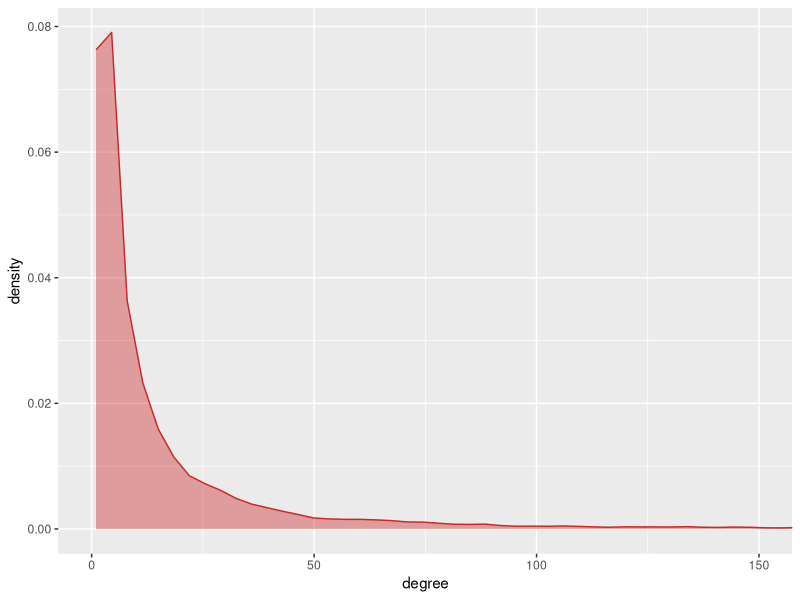

Source code (R): (Note: a time limit stopped this script after it produced the figure.)
## ---- chunk 1
library(igraph)
library(ggplot2)
library(plyr)

# read in
edge_list <- read.csv("./data/ebv_target_interactions.csv", header=FALSE)

# to matrix
edge_list <- as.matrix(edge_list)

# create graph and simplify
graph <- graph_from_edgelist(edge_list, directed=FALSE)
graph <- simplify(graph)
## ---- chunk 2
# get node degrees
degree <- degree(graph)
degree <- as.data.frame(degree)
ggplot(degree, aes(degree)) + geom_density(color="firebrick3", fill="firebrick3", alpha=0.4) + coord_cartesian(xlim=c(0,150))
## ---- chunk 3
temp_df <- data.frame(rownames(degree), c(degree$degree))
names(temp_df) <- c("gene", "degree")
temp_df <- temp_df[order(-temp_df$degree),]
knitr::kable(head(temp_df, n=10), row.names=FALSE)
## ---- chunk 4
set.seed(42)
communities <- cluster_infomap(graph, nb.trials=10)
membership <- cbind(V(graph)$name, communities$membership)
membership <- as.data.frame(membership)
names(membership) <- c("symbol", "community")

# Write membership to output
write.csv(membership, "./data/protein_community_membership.csv", row.names=FALSE, quote=FALSE)

# Check number of communities
length(communities)
## ---- chunk 5
colors <- palette(terrain.colors(length(communities), alpha=.6))
colors <- palette(terrain.colors(length(communities), alpha=.6))
## ---- chunk 6
V(graph)$community <- communities$membership
plot(graph, vertex.color=colors[V(graph)$community], vertex.label=NA)
## ---- chunk 7
counts = as.data.frame(count(membership, "community"))
ggplot(counts, aes(freq)) + geom_density(color="navy", fill="navy", alpha =0.4) + coord_cartesian(xlim=c(0,125))
## ---- chunk 8
sorted_counts = counts[with(counts, order(-freq)),]
knitr::kable(head(sorted_counts, n=10), row.names=FALSE)
## ---- chunk 9
ebv_targets <- read.csv("./data/ebv_target_symbols.csv", header=FALSE)
names(ebv_targets) <- "symbol"
ebv_targets <- merge(ebv_targets, membership, by="symbol")

# Merge membership df to ebv_targets by symbol
## ---- chunk 10
counts_subset = as.data.frame(count(ebv_targets, "community"))
ggplot(counts_subset, aes(freq)) + geom_density(color="orangered2", fill="orangered2", alpha =0.4) + coord_cartesian(xlim=c(0,25))
## ---- chunk 11
sorted_counts = counts_subset[with(counts_subset, order(-freq)),]
knitr::kable(head(sorted_counts, n=10), row.names=FALSE)
## ---- chunk 12
#btwn_cent <- estimate_betweenness(graph, directed=FALSE, weight=NULL, cutoff=-1)
btwn_cent <- betweenness(graph, directed=FALSE, weight=NULL)
btwn_cent <- as.data.frame(btwn_cent)
ggplot(btwn_cent, aes(btwn_cent)) + geom_density(color="springgreen3", fill="springgreen3", alpha=0.4) + coord_cartesian(xlim=c(0,200000))
## ---- chunk 13
temp_df_2 <- data.frame(rownames(btwn_cent), c(btwn_cent$btwn_cent))
names(temp_df_2) <- c("gene", "betweenness")
net_stats <- merge(temp_df_2, temp_df, by="gene")
net_stats <- net_stats[order(-net_stats$betweenness),]
knitr::kable(head(net_stats, n=10), row.names=FALSE)
## ---- chunk 14
subset <- net_stats[which(net_stats$gene %in% c("RNF2", "CDK2", "CHD4")),]
subset <- subset[order(-subset$degree),]
knitr::kable(head(subset), row.names=FALSE)
